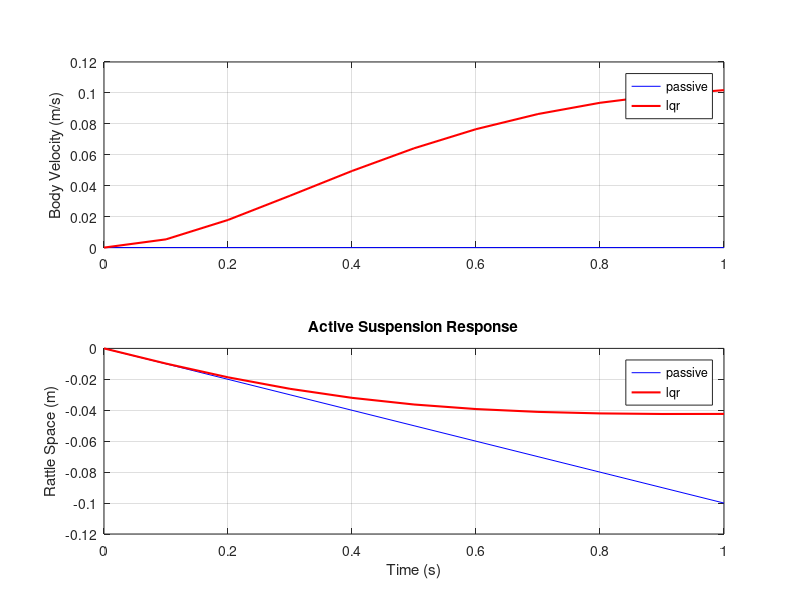

Here is the MATLAB script that generated this plot: (Note: this script raises an error after producing the figure.)
clf; clear all; clc;
%% basic vibration isolator
% just sprung mass (M) connected to the ground with active suspension which
% gives force input u.
% states: x1: velocity of body (y_dot)
%         x2: rattle space (y-z)
% inputs: u:  active suspension force
%         w:  velocity of road surface
% notes: no connection to the body velocity, bad example
%%
M = 250; % body mass
A = [0, 0;...
     1, 0];
B = [1/M;...
     0];
L = [0;...
     -1];
C = eye(size(A));
D = 0;
% create systems
sys_passive = ss(A,L,C,D);
rho_1 = 0; % penalize state 1, body velocity
rho_2 = 10000; % penalize state 2, rattle space
Q = diag([rho_1, rho_2]);
R = .001; % minimize control input
[K, ~, ~] = lqr(A, B, Q, R);
sys_activelqr = ss(A-B*K, L, C, D);
%% plot time
t = 0:0.1:1; t = reshape(t,[max(size(t)),1]);
% u = zeros(size(t,1),1);
z = (rand(size(t,1),1)-1)*2+1;
% w = [diff(z);0];
w = 0.1*ones(size(t,1),1);
[y_passive,t_out_passive,x] = lsim(sys_passive,w,t);
[y_lqr,t_out_lqr,x] = lsim(sys_activelqr,w,t);
% Plotting
subplot(2,1,1);
plot(t_out_passive, y_passive(:,1), 'b', t_out_lqr, y_lqr(:,1), 'r', 'LineWidth', 1.5);
ylabel('Body Velocity (m/s)');
legend('passive','lqr');
grid on;

subplot(2,1,2);
plot(t_out_passive, y_passive(:,2), 'b', t_out_lqr, y_lqr(:,2), 'r', 'LineWidth', 1.5);
ylabel('Rattle Space (m)');
xlabel('Time (s)');
legend('passive','lqr');
grid on;
title('Active Suspension Response');
%% plot freq
bodemag(sys_passive);
hold on;
bodemag(sys_activelqr);
legend('passive', 'active');
grid minor;
